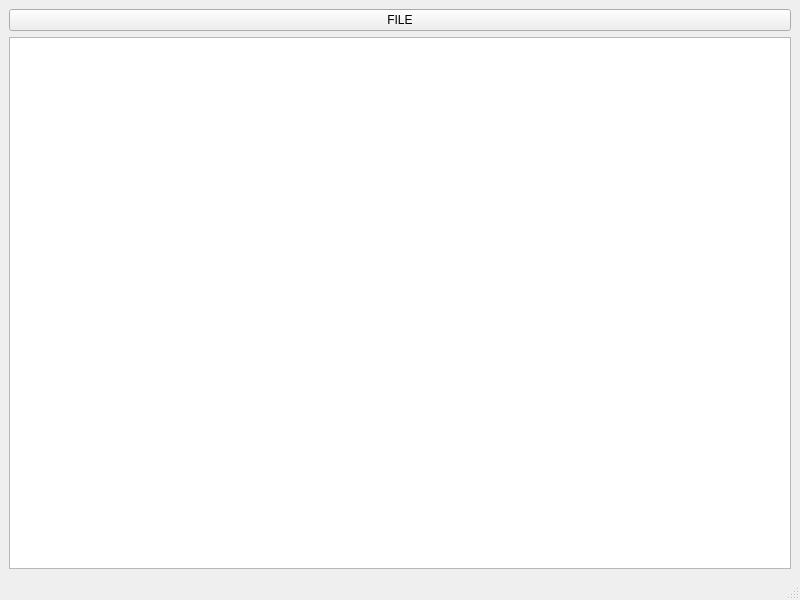
<?xml version="1.0" encoding="UTF-8"?>
<ui version="4.0">
 <class>MainWindow</class>
 <widget class="QMainWindow" name="MainWindow">
  <property name="geometry">
   <rect>
    <x>0</x>
    <y>0</y>
    <width>800</width>
    <height>600</height>
   </rect>
  </property>
  <property name="windowTitle">
   <string>MainWindow</string>
  </property>
  <widget class="QWidget" name="centralwidget">
   <layout class="QGridLayout" name="gridLayout">
    <item row="1" column="0">
     <widget class="QTableView" name="tableView"/>
    </item>
    <item row="0" column="0">
     <widget class="QPushButton" name="pushButton">
      <property name="text">
       <string>FILE</string>
      </property>
     </widget>
    </item>
   </layout>
  </widget>
  <widget class="QMenuBar" name="menubar">
   <property name="geometry">
    <rect>
     <x>0</x>
     <y>0</y>
     <width>800</width>
     <height>25</height>
    </rect>
   </property>
  </widget>
  <widget class="QStatusBar" name="statusbar"/>
 </widget>
 <resources/>
 <connections/>
</ui>
